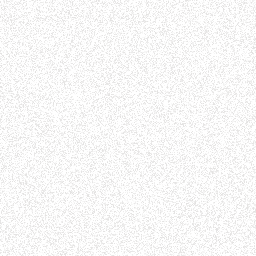
#> input picture tools/grain.png, 256 x 256 px
$ python pdf-image.py grain.png grain.png 5
#> lines starting #> are read from the running program, lines starting #| are printed output that depends on the picture
"""Resample one image to the pixel width it is printed at, as a compact JPEG (used by make-pdf.js)."""
import sys
from PIL import Image
src, out, width = sys.argv[1], sys.argv[2], int(sys.argv[3])
im = Image.open(src).convert("RGB")
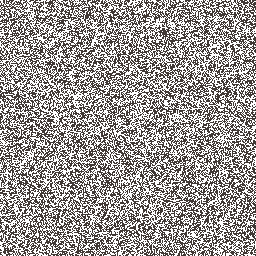
#> im: PIL image 256x256 RGB; mean R, G, B 160, 156.1, 154.1
if im.width > width:
    im = im.resize((width, round(im.height * width / im.width)), Image.LANCZOS)
im.save(out, "JPEG", quality=80, optimize=True, progressive=True, subsampling=0)
